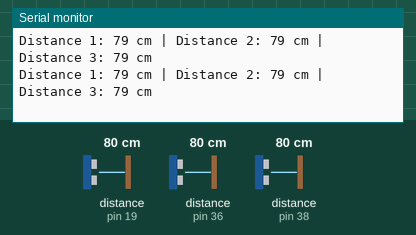
Recording of a sketch running on a simulated Arduino Mega 2560, built with avr-gcc and run on an emulated ATmega2560. Parts: the last lines printed to the serial monitor. Wiring (inferred from the names in the program): 3 × ultrasonic range finder: trigger pin 3, echo pin 19 / trigger pin 35, echo pin 36 / trigger pin 37, echo pin 38. The inputs (shaded band) are chosen by the test bench; at power-on: distance to the obstacle (sensors on pin 19, pin 36, pin 38) 80 cm. The echo pulse lasts 58.3 µs per cm.

Above: at 1.3 s.
1.4 s: distance to the obstacle (sensor on pin 19) set to 2 cm
At 1.9 s:
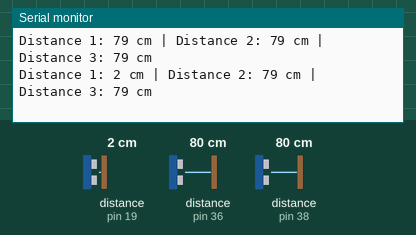
2.9 s: distance to the obstacle (sensor on pin 36) set to 2 cm
At 3.5 s:
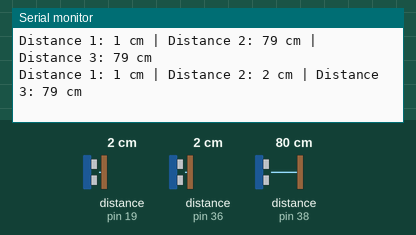
4.4 s: distance to the obstacle (sensor on pin 38) set to 2 cm
At 5.0 s:
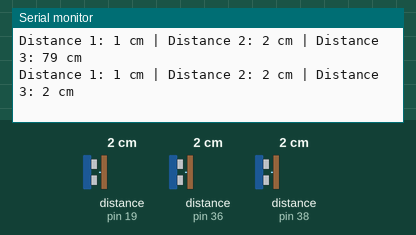
5.9 s: distance to the obstacle (sensor on pin 19) set to 4 cm
At 6.5 s:
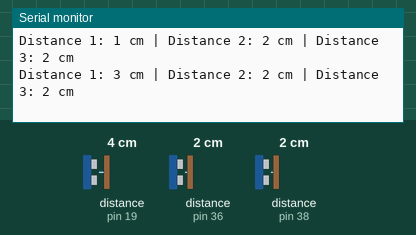
7.4 s: distance to the obstacle (sensor on pin 36) set to 4 cm
At 8.0 s:
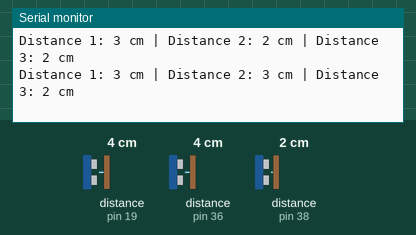
8.9 s: distance to the obstacle (sensor on pin 38) set to 4 cm
At 9.5 s:
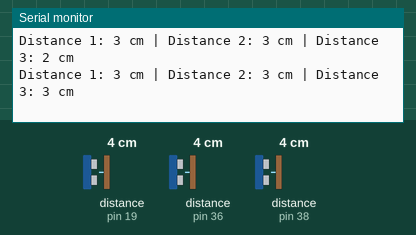
Timing chart, 0 to 11.4 s (numbered marks = the images above; inputs shaded):
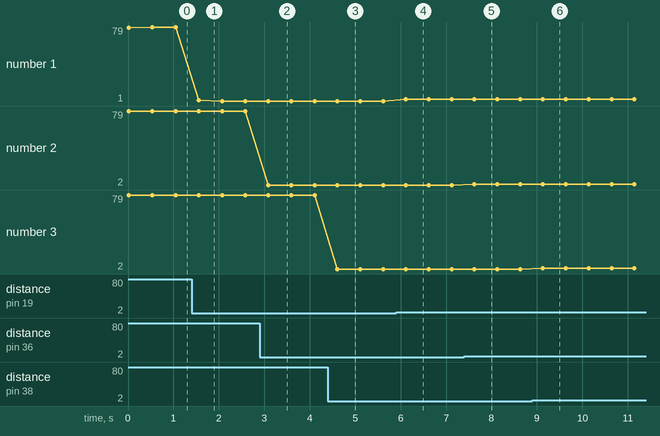

The sketch:

test_ultrasonic.ino
```cpp
#define TRIG1_PIN 3
#define ECHO1_PIN 19

#define TRIG2_PIN 35
#define ECHO2_PIN 36

#define TRIG3_PIN 37
#define ECHO3_PIN 38

long readDistanceCM(int trigPin, int echoPin) {
  digitalWrite(trigPin, LOW);
  delayMicroseconds(2);
  digitalWrite(trigPin, HIGH);
  delayMicroseconds(10);
  digitalWrite(trigPin, LOW);

  long duration = pulseIn(echoPin, HIGH, 30000); // timeout 30ms
  long distance = duration * 0.034 / 2;
  return distance;
}

void setup() {
  Serial.begin(115200);

  pinMode(TRIG1_PIN, OUTPUT);
  pinMode(ECHO1_PIN, INPUT);

  pinMode(TRIG2_PIN, OUTPUT);
  pinMode(ECHO2_PIN, INPUT);

  pinMode(TRIG3_PIN, OUTPUT);
  pinMode(ECHO3_PIN, INPUT);
}

void loop() {
  long dist1 = readDistanceCM(TRIG1_PIN, ECHO1_PIN);
  long dist2 = readDistanceCM(TRIG2_PIN, ECHO2_PIN);
  long dist3 = readDistanceCM(TRIG3_PIN, ECHO3_PIN);

  Serial.print("Distance 1: ");
  Serial.print(dist1);
  Serial.print(" cm | ");

  Serial.print("Distance 2: ");
  Serial.print(dist2);
  Serial.print(" cm | ");

  Serial.print("Distance 3: ");
  Serial.print(dist3);
  Serial.println(" cm");

  delay(500);
}
```

Measured:
- after the input at 1.4 s, the serial monitor: prints a new line after 0.16 s (image 1)
- after the input at 2.9 s, the serial monitor: prints a new line after 0.19 s (image 2)
- after the input at 4.4 s, the serial monitor: prints a new line after 0.21 s (image 3)
- after the input at 5.9 s, the serial monitor: prints a new line after 0.22 s (image 4)
- after the input at 7.4 s, the serial monitor: prints a new line after 0.22 s (image 5)
- after the input at 8.9 s, the serial monitor: prints a new line after 0.23 s (image 6)
